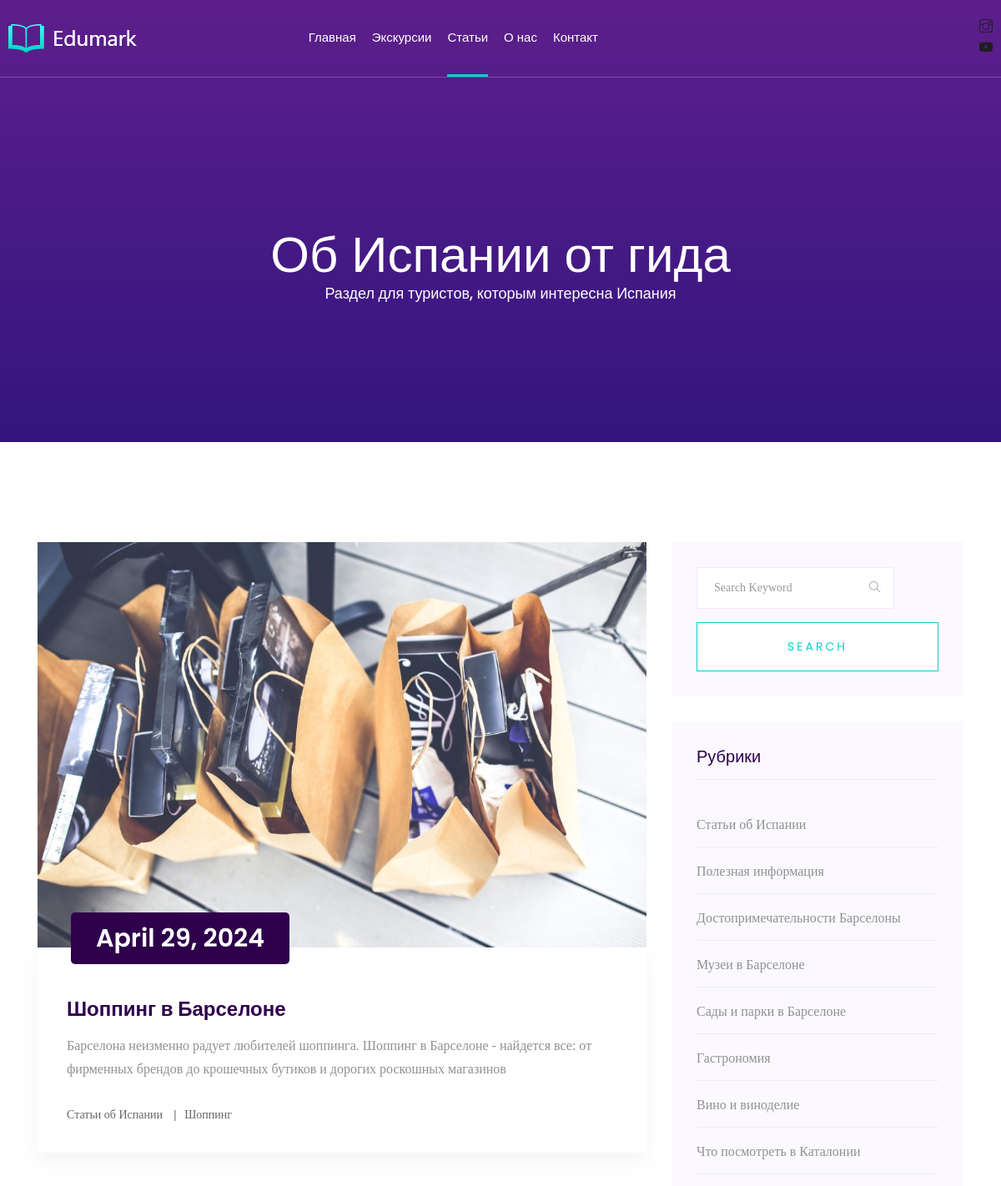
/catalog/blog/ (upper part), run on the app's committed database.
### catalog/models.py (models this page shows, shortened)
class Post(models.Model):
    title = models.CharField(max_length=255)
    description = models.TextField(null=True, blank=True)
    title_img = models.ImageField(upload_to='media/', null=True, blank=True)
    body = models.TextField(null=True, blank=True)
    created_on = models.DateTimeField(auto_now_add=True)
    last_modified = models.DateTimeField(auto_now=True)
    categories = models.ManyToManyField("Category", blank=True, related_name="categories")
    tags = models.ManyToManyField("Tag", blank=True)

class Category(models.Model):
    name = models.CharField(max_length=100)
    class Meta:
        verbose_name_plural = "categories"
    def __str__(self):
        return self.name

### catalog/views.py (the view)
# urls.py: path('blog/', views.blog, name='blog'),
def blog(request):
    post = Post.objects.all().order_by("-created_on")
    paginator = Paginator(post, 10)
    page = request.GET.get('page')
    try:
        posts = paginator.page(page)
    except PageNotAnInteger:
        posts = paginator.page(1)
    except EmptyPage:
        posts = paginator.page(paginator.num_pages)
    recent = Post.objects.all().order_by("-created_on")[:5]
    categories = Category.objects.all()
    tags = Tag.objects.all()
    for tag in tags:
        tag.count = Post.objects.filter(tags__name__iexact=tag.name).count()
    return render(request, 'blog.html', context={'posts': posts, 'categories': categories, 'recent': recent, 'page': page, 'tags': tags, })

### templates/blog.html (shortened to what this page needs)
<!doctype html>
<html class="no-js" lang="zxx">
<head>
    {% load static %}
    <link rel="stylesheet" href="{% static 'css/bootstrap.min.css' %}">
    <link rel="stylesheet" href="{% static 'css/owl.carousel.min.css' %}">
    <link rel="stylesheet" href="{% static 'css/magnific-popup.css' %}">
    <link rel="stylesheet" href="{% static 'css/font-awesome.min.css' %}">
    <link rel="stylesheet" href="{% static 'css/themify-icons.css' %}">
    <link rel="stylesheet" href="{% static 'css/nice-select.css' %}">
    <link rel="stylesheet" href="{% static 'css/flaticon.css' %}">
    <link rel="stylesheet" href="{% static 'css/gijgo.css' %}">
    <link rel="stylesheet" href="{% static 'css/animate.css' %}">
    <link rel="stylesheet" href="{% static 'css/slicknav.css' %}">
    <link rel="stylesheet" href="{% static 'css/style.css' %}">
</head>
<body>
    <header>
        <div class="header-area ">
            <div id="sticky-header" class="main-header-area">
                <div class="container-fluid p-0">
                    <div class="row align-items-center no-gutters">
                        <div class="col-xl-2 col-lg-2">
                            <div class="logo-img">
                                <a href="{% url 'index' %}">
                                    <img src="{% static 'img/logo.png' %}" alt="">
                                </a>
                            </div>
                        </div>
                        <div class="col-xl-7 col-lg-7">
                            <div class="main-menu  d-none d-lg-block">
                                <nav>
                                    <ul id="navigation">
                                        <li><a href="{% url 'index' %}">Главная</a></li>
                                        <li><a href="{% url 'tours' %}">Экскурсии</a></li>
                                        <li><a class="active" href="{% url 'blog' %}">Статьи</a></li>
                                        <li><a href="{% url 'about' %}">О нас</a></li>
                                        <li><a href="{% url 'contact' %}">Контакт</a></li>
                                    </ul>
                                </nav>
                            </div>
                        </div>
                        <div class="col-xl-3 col-lg-3 d-none d-lg-block">
                            <div class="log_chat_area d-flex align-items-center">
                                <ul class="none-list">
                                    <li>
                                        <a href="https://www.instagram.com">
                                            <i class="ti-instagram"></i>
                                        </a>
                                    </li>
                                    <li>
                                        <a href="https://www.youtube.com">
                                            <i class="fa fa-youtube-play"></i>
                                        </a>
                                    </li>
                                </ul>
                                </div>
                            </div>
                        </div>
                        <div class="col-12">
                        </div>
                    </div>
                </div>
            </div>
    </header>
        <div class="bradcam_area breadcam_bg overlay2">
                <h3>Об Испании от гида</h3>
                <h4 class="text-white">Раздел для туристов, которым интересна Испания</h4>
            </div>
    <section class="blog_area section-padding">
        <div class="container">
            <div class="row">
                <div class="col-lg-8 mb-5 mb-lg-0">
                    <div class="blog_left_sidebar">
                        {% for post in posts %}
                        <article class="blog_item">
                            <div class="blog_item_img">
                                {% if post.title_img %}
                                <img class="card-img rounded-0" src="{{ post.title_img.url }}" alt="">
                                {% endif %}
                                <a href="/catalog/blog/date/{{ post.created_on.year }}/{{ post.created_on.month }}/{{ post.created_on.day }}" class="blog_item_date">
                                    <h3>{{ post.created_on.date }}</h3>
                                </a>
                            </div>
                            <div class="blog_details">
                                <a class="d-inline-block" href="/catalog/blog/{{ post.id }}">
                                    <h2>{{ post.title }}</h2>
                                </a>
                                <p>{{ post.description }}</p>
                                <ul class="blog-info-link">{% for category in post.categories.all %}
                                    <li><a href="/catalog/blog/category/{{ category.id }}">  {{ category }}  </a></li>{% endfor %}
                                </ul>
                            </div>
                        </article>
                        {% endfor %}
                    </div>
                </div>
                <div class="col-lg-4">
                    <div class="blog_right_sidebar">
                        <aside class="single_sidebar_widget search_widget">
                            <form action="{% url 'search' %}" class="form-inline" method="get">
                                <div class="form-group">
                                    <div class="input-group mb-3">
                                        <input name="search" type="text" class="form-control" placeholder='Search Keyword'
                                            onfocus="this.placeholder = ''"
                                            onblur="this.placeholder = 'Search Keyword'">
                                        <div class="input-group-append">
                                            <button class="btn" type="button"><i class="ti-search"></i></button>
                                        </div>
                                    </div>
                                </div>
                                <button class="button rounded-0 primary-bg text-white w-100 btn_1 boxed-btn"
                                    type="submit">Search</button>
                            </form>
                        </aside>
                        <aside class="single_sidebar_widget post_category_widget">
                            <h4 class="widget_title">Рубрики</h4>
                            <ul class="list cat-list">
                                {% for category in categories %}
                                <li>
                                    <a href="/catalog/blog/category/{{ category.id }}" class="d-flex">
                                        <p>{{ category.name }}</p>
                                    </a>
                                </li>
                                {% endfor %}
                            </ul>
                        </aside>
                    </div>
                </div>
            </div>
        </div>
    </section>
</body>
</html>

### data on the page
Post: title_img (picture), created_on "April 29, 2024", title "Шоппинг в Барселоне", description "Барселона неизменно радует любителей шоппинга. Шоппинг в Барселоне - найдется все: от фирменных брендов до крошечных бутиков и дорогих роскошных магазинов"
Category: name "Статьи об Испании"
Category: name "Шоппинг"
Category: name "Полезная информация"
Category: name "Достопримечательности Барселоны"
Category: name "Музеи в Барселоне"
Category: name "Сады и парки в Барселоне"
Category: name "Гастрономия"
Category: name "Вино и виноделие"
Category: name "Что посмотреть в Каталонии"
